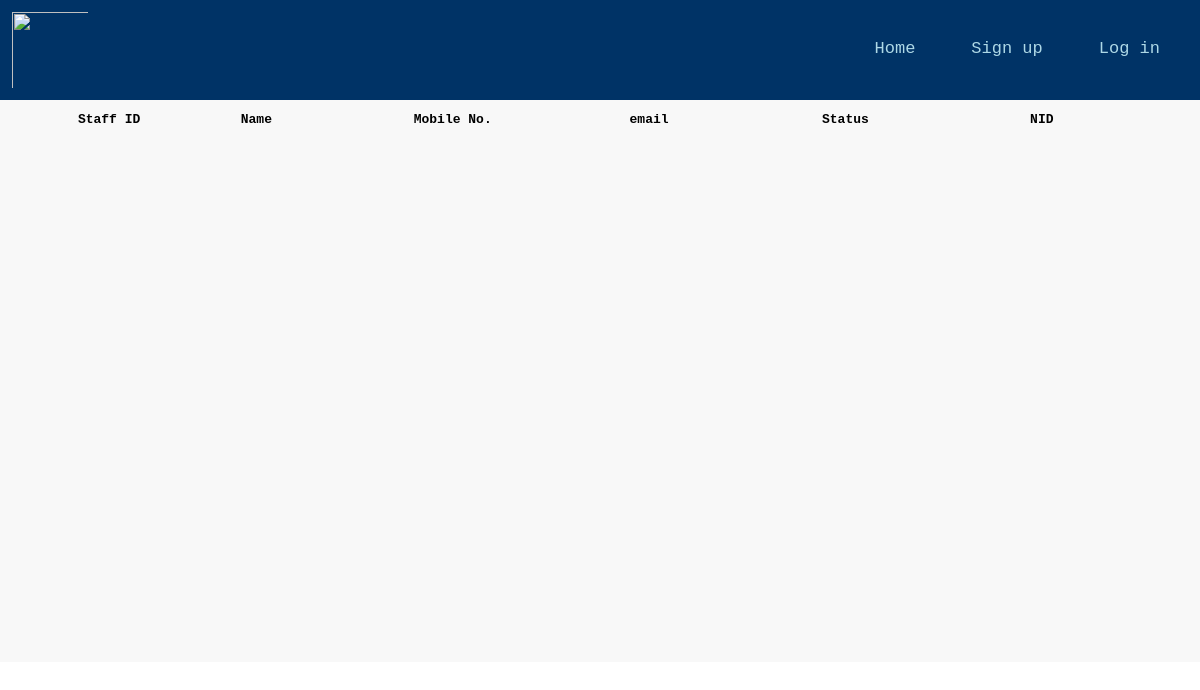
Page /staffmanagement.php on the earlier database version.
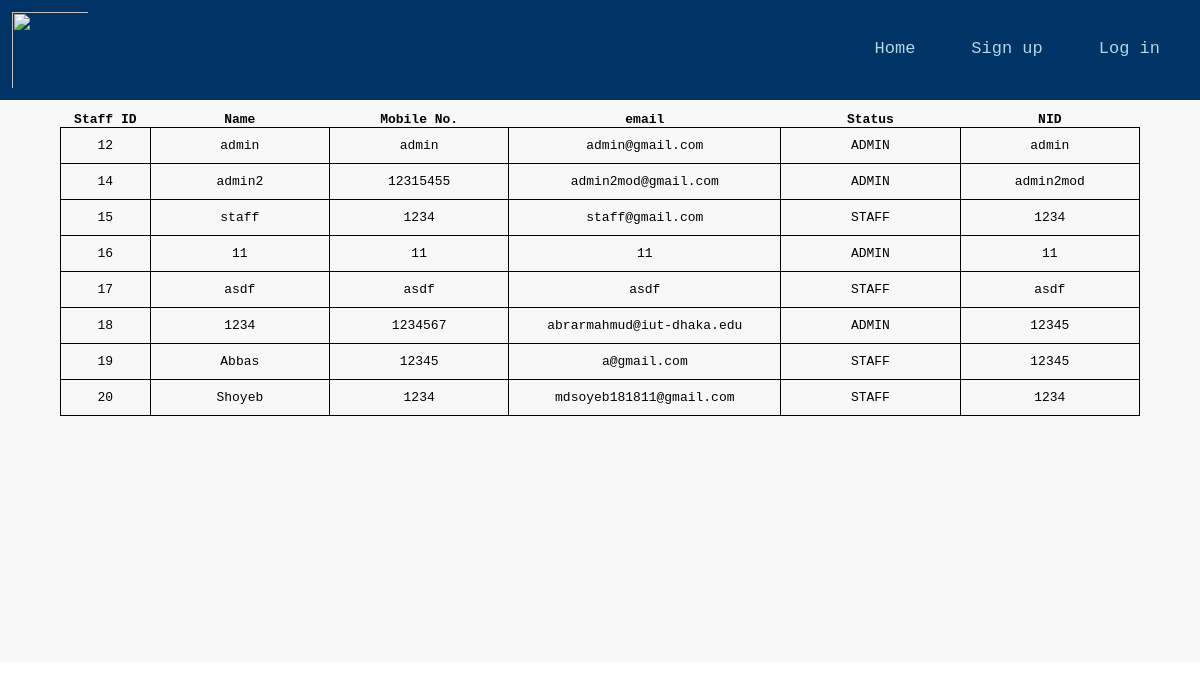
Same page on the later database version.
### tables this page shows
CREATE TABLE `staff` (
  `staffId` int(15) NOT NULL,
  `citizenNo` varchar(13) DEFAULT NULL,
  `mobileNo` varchar(10) DEFAULT NULL,
  `email` varchar(45) DEFAULT NULL,
  `userStaff` varchar(45) NOT NULL,
  `passStaff` varchar(45) NOT NULL,
  `status` enum('STAFF','ADMIN') NOT NULL
);

### staffmanagement.php (the view, shortened to what this page needs)
<?php 	require_once('connect.php'); ?>
<!DOCTYPE html>
<html>
  <head>
    <link rel="stylesheet" type="text/css" href="admin.css">
  </head>
  <div class="header">
    <div class="logoWrapper">
      <img class="logo" src="BNN.png" border="0" />
      <div class="topnav">
        <a href="staffsignin.php">Log in</a>
        <a href="staffregister.php">Sign up</a>
        <a href="management.php">Home</a>
      </div>
    </div>
  </div>
  <body>
    <div class="row">
    <div class="content">
      <div class="boxWrapper">
        <div class="">
          <table>
                  <col width="5%">
                  <col width="10%">
                  <col width="10%">
                  <col width="10%">
                  <col width="10%">
                  <col width="10%">
                  <tr>
                      <th>Staff ID</th>
                      <th>Name</th>
                      <th>Mobile No.</th>
                      <th>email</th>
                      <th>Status</th>
                      <th>NID</th>
                  </tr>
  		 <?php
  				 	$q="SELECT * from staff";
  					$result=$mysqli->query($q);
  				 while($row=$result->fetch_array()){ ?>
                   <tr>
                      <td><?=$row['staffId']?></td>
                      <td><?=$row['userStaff']?></td>
                      <td><?=$row['mobileNo']?></td>
                      <td><?=$row['email']?></td>
                      <td><?=$row['status']?></td>
                      <td><?=$row['citizenNo']?></td>
                  </tr>
  				<?php } ?>
              </table>
        </div>
      </div>
    </div>
  </body>
</html>

Differences in the rows shown:
added staff: staffId "12", userStaff "admin", mobileNo "admin", email "admin@gmail.com", status "ADMIN", citizenNo "admin"
added staff: staffId "14", userStaff "admin2", mobileNo "12315455", email "admin2mod@gmail.com", status "ADMIN", citizenNo "admin2mod"
added staff: staffId "15", userStaff "staff", mobileNo "1234", email "staff@gmail.com", status "STAFF", citizenNo "1234"
added staff: staffId "16", userStaff "11", mobileNo "11", email "11", status "ADMIN", citizenNo "11"
added staff: staffId "17", userStaff "asdf", mobileNo "asdf", email "asdf", status "STAFF", citizenNo "asdf"
added staff: staffId "18", userStaff "1234", mobileNo "1234567", email "abrarmahmud@iut-dhaka.edu", status "ADMIN", citizenNo "12345"
added staff: staffId "19", userStaff "Abbas", mobileNo "12345", email "a@gmail.com", status "STAFF", citizenNo "12345"
added staff: staffId "20", userStaff "Shoyeb", mobileNo "1234", email "mdsoyeb181811@gmail.com", status "STAFF", citizenNo "1234"
